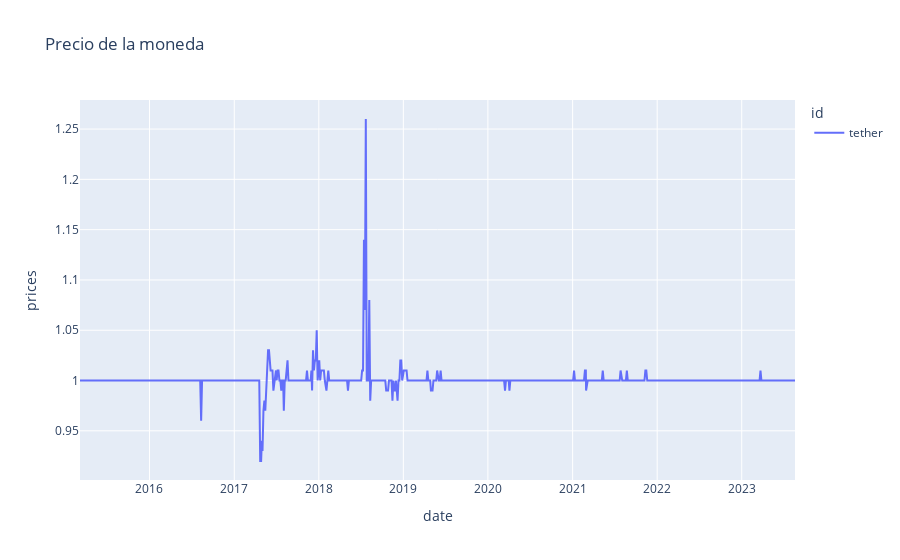

Notebook code cell kept with this figure:
### Code cell
fig = px.line(tether_df, x="date", y="prices", color="id",
              title="Precio de la moneda")

fig.show()

### Figure 1 — Plotly figure (JSON) as saved in the notebook; plotly's stock layout.template omitted (floating-point values rounded to 4 significant figures; data arrays with more than 128 entries replaced by an {"elided": "..."} marker saying what was removed)
{"data": [{"hovertemplate": "id=tether<br>date=%{x}<br>prices=%{y}<extra></extra>", "legendgroup": "tether", "line": {"color": "#636efa", "dash": "solid"}, "marker": {"symbol": "circle"}, "mode": "lines", "name": "tether", "orientation": "v", "showlegend": true, "type": "scatter", "x": {"elided": "803 str values"}, "xaxis": "x", "y": {"elided": "803 float values"}, "yaxis": "y"}], "layout": {"legend": {"title": {"text": "id"}, "tracegroupgap": 0}, "title": {"text": "Precio de la moneda"}, "xaxis": {"anchor": "y", "domain": [0, 1], "title": {"text": "date"}}, "yaxis": {"anchor": "x", "domain": [0, 1], "title": {"text": "prices"}}}}
